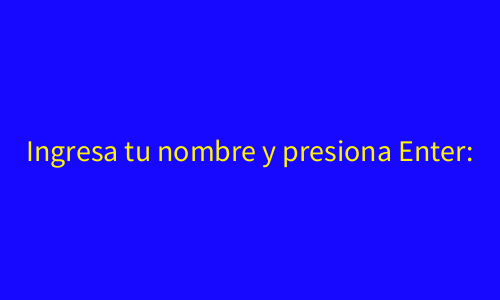
Frame 1 (no input)
Frame 60 (the mouse pressed at the canvas centre just before this capture): identical to frame 1, image omitted
Frame 120 (the mouse held since frame 60 and released just before this capture): identical to frame 1, image omitted

The Processing sketch that drew this single still picture (run headless with seeded random() and noise(); from frame 60 on, the mouse is pressed at the canvas centre):

// Processing sketch: ejercicio12
// ── ejercicio12.pde
String nombre = "";
boolean entradaCompletada = false;

void setup() {
  size(500, 300);
  textAlign(CENTER, CENTER);
  textSize(30);
}

void draw() {
  background(#1708FF);
  fill(#FFF308);
  
  if (!entradaCompletada) {
    text("Ingresa tu nombre y presiona Enter:", width/2, height/2);
    text(nombre, width/2, height/2 + 30);
  } else {
    
    text("Hola " + nombre , width/2, height/2);
  }
}

void keyPressed() {
  if (key == '\n') { 
    entradaCompletada = true;
  } else {
    nombre += key; 
  }
}
